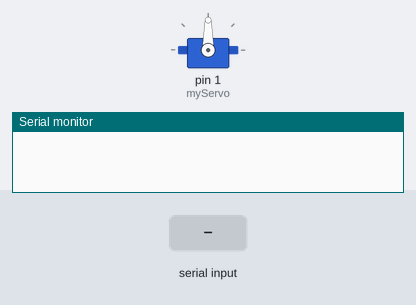
Bench run of a sketch on a simulated Arduino Uno, built with avr-gcc and run on an emulated ATmega328P. On the bench: servo, the last lines printed to the serial monitor. The inputs (shaded band) are chosen by the test bench.

Above: at 1.2 s.
1.3 s: "30,150\n" received over Serial
At 2.1 s:
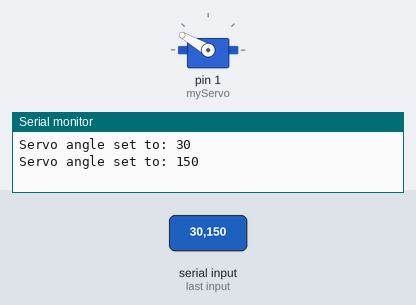
At 3.1 s:
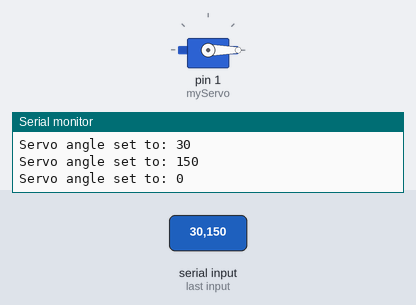
3.8 s: "90,45\n" received over Serial
At 4.2 s:
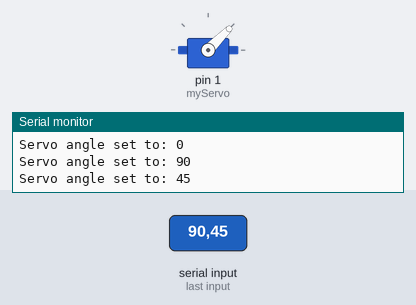
Timing chart, 0 to 6.8 s (numbered marks = the images above; inputs shaded):
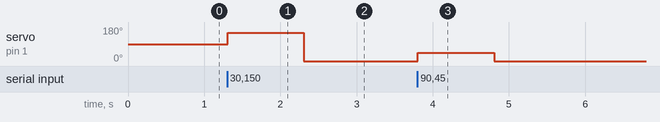

Measured:
- after the input at 1.3 s, servo on pin 1 (myServo): 90° → 150° at once, → 0° 1.0 s later
- after the input at 3.8 s, servo on pin 1 (myServo): 0° → 45° at once, → 0° 1.0 s later

The sketch:

motorTest.ino
```cpp
//test code only to verify Servo motor is working.

#include "Servo.h"

Servo myServo;

void setup() {
    Serial.begin(9600);
    myServo.attach(1); // Attach the servo to pin 1 (TX)
}

void loop() {
    if (Serial.available() > 0) {
        int angle = Serial.parseInt(); // Read the angle from the serial monitor
        if (angle >= 0 && angle <= 180) {
            myServo.write(angle); // Set the servo to the specified angle
            Serial.print("Servo angle set to: ");
            Serial.println(angle);
        } else {
            Serial.println("Invalid angle. Please enter a value between 0 and 180.");
        }
    }
}
```
